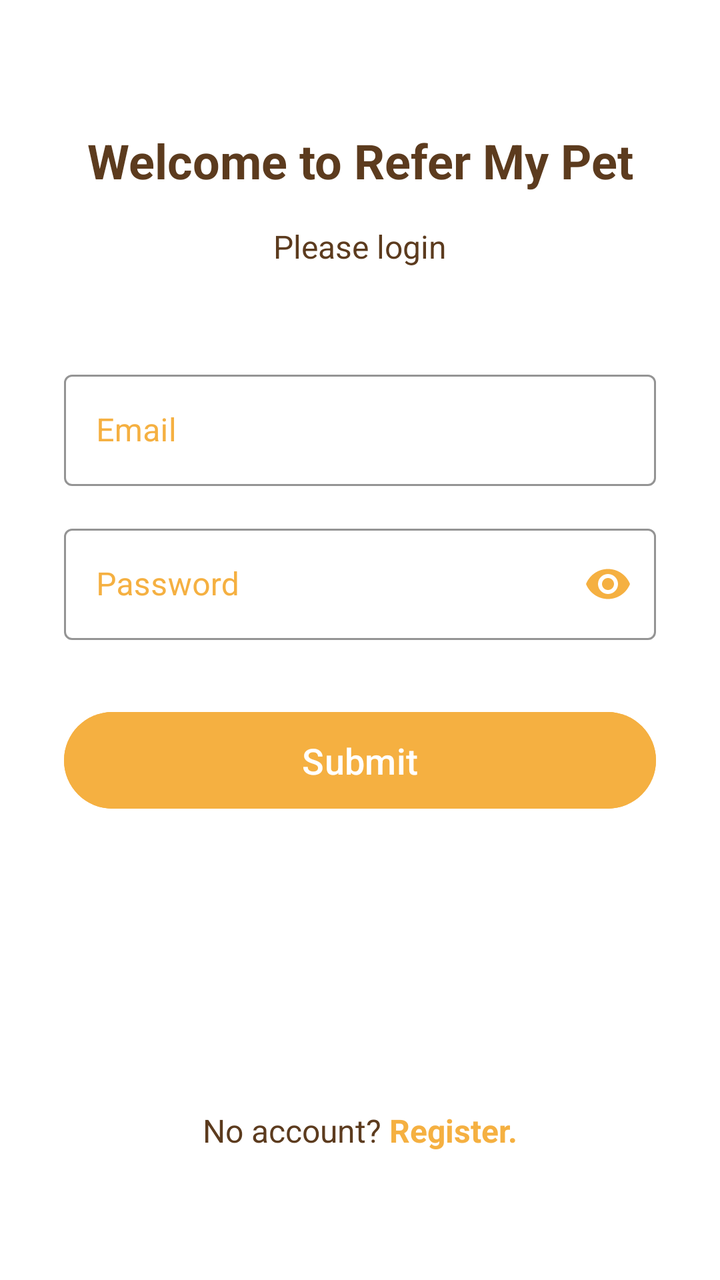
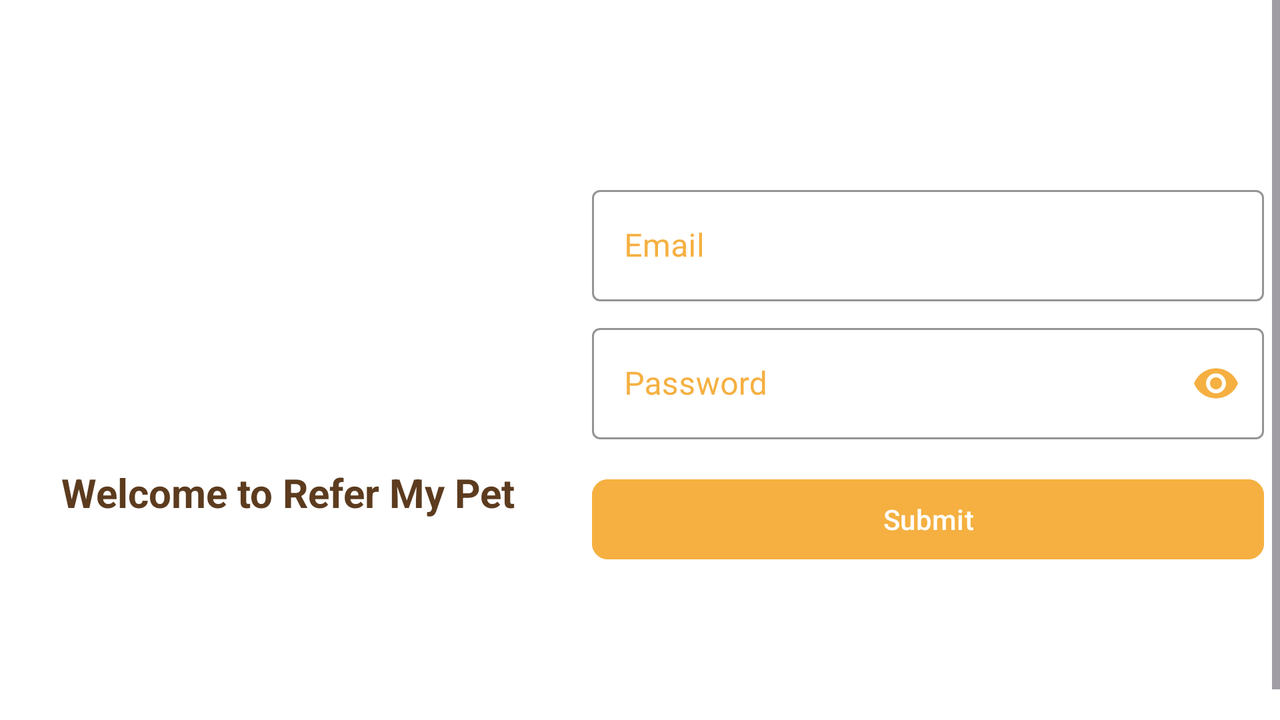

First picture: res/layout/ on a phone held upright. Second picture: the repository's own variant of that layout, on a device whose configuration matches the variant's folder. Source for both follows.
<!-- AndroidManifest.xml: application theme Theme.ReferMyPet -->
<!-- res/layout/activity_login.xml -->
<?xml version="1.0" encoding="utf-8"?>
<ScrollView
    xmlns:android="http://schemas.android.com/apk/res/android"
    xmlns:app="http://schemas.android.com/apk/res-auto"
    xmlns:tools="http://schemas.android.com/tools"
    android:id="@+id/main"
    android:layout_width="match_parent"
    android:layout_height="match_parent"
    android:background="@color/white"
    android:fillViewport="true">

    <androidx.constraintlayout.widget.ConstraintLayout
        android:layout_width="match_parent"
        android:layout_height="wrap_content"
        android:padding="@dimen/outer_padding"
        android:focusable="true"
        android:focusableInTouchMode="true"
        android:clickable="true"
        tools:context=".LoginActivity">

        <TextView
            android:id="@+id/welcome_text"
            android:layout_width="wrap_content"
            android:layout_height="wrap_content"
            android:text="@string/welcome"
            android:textSize="@dimen/text_size_title"
            android:textStyle="bold"
            android:textColor="@color/dark_brown"
            app:layout_constraintTop_toTopOf="parent"
            app:layout_constraintStart_toStartOf="parent"
            app:layout_constraintEnd_toEndOf="parent"
            android:layout_marginTop="@dimen/outer_padding" />

        <TextView
            android:id="@+id/login_prompt"
            android:layout_width="@dimen/zero"
            android:layout_height="wrap_content"
            android:text="@string/please_login"
            android:textSize="@dimen/text_size_default"
            android:textColor="@color/dark_brown"
            android:gravity="center"
            android:layout_marginTop="@dimen/margin_label"
            app:layout_constraintTop_toBottomOf="@id/welcome_text"
            app:layout_constraintStart_toStartOf="parent"
            app:layout_constraintEnd_toEndOf="parent" />

        <LinearLayout
            android:id="@+id/login_form_container"
            android:layout_width="0dp"
            android:layout_height="wrap_content"
            android:orientation="vertical"
            android:layout_marginTop="@dimen/margin_big"
            app:layout_constraintTop_toBottomOf="@id/login_prompt"
            app:layout_constraintStart_toStartOf="parent"
            app:layout_constraintEnd_toEndOf="parent"
            app:layout_constraintWidth_max="@dimen/max_input_width"
            app:layout_constraintHorizontal_bias="0.5">

            <com.google.android.material.textfield.TextInputLayout
                style="@style/PetInputLayout"
                android:layout_width="match_parent"
                android:layout_height="wrap_content"
                android:layout_marginBottom="@dimen/margin_label">

                <com.google.android.material.textfield.TextInputEditText
                    android:id="@+id/et_email"
                    android:layout_width="match_parent"
                    android:layout_height="wrap_content"
                    android:hint="@string/email"
                    android:inputType="textEmailAddress" />
            </com.google.android.material.textfield.TextInputLayout>

            <com.google.android.material.textfield.TextInputLayout
                style="@style/PetInputLayout"
                android:layout_width="match_parent"
                android:layout_height="wrap_content"
                app:passwordToggleEnabled="true"
                android:layout_marginBottom="@dimen/outer_padding">

                <com.google.android.material.textfield.TextInputEditText
                    android:id="@+id/et_password"
                    android:layout_width="match_parent"
                    android:layout_height="wrap_content"
                    android:hint="@string/password"
                    android:inputType="textPassword" />
            </com.google.android.material.textfield.TextInputLayout>

            <Button
                android:id="@+id/btn_login"
                android:layout_width="match_parent"
                android:layout_height="wrap_content"
                android:text="@string/submit"
                android:paddingVertical="@dimen/input_vertical_padding"
                android:textSize="@dimen/button_text_size"
                android:backgroundTint="@color/pet_gold"/>

        </LinearLayout>

        <ImageView
            android:id="@+id/app_logo"
            android:layout_width="120dp"
            android:layout_height="120dp"
            android:contentDescription="@string/refer_my_pet_logo"
            android:src="@drawable/dog_cat_light"
            app:layout_constraintBottom_toTopOf="@id/registration_chain"
            app:layout_constraintEnd_toEndOf="parent"
            app:layout_constraintStart_toStartOf="parent"
            app:layout_constraintTop_toBottomOf="@id/login_form_container" />

        <LinearLayout
            android:layout_width="wrap_content"
            android:layout_height="wrap_content"
            android:orientation="horizontal"
            android:id="@+id/registration_chain"
            app:layout_constraintBottom_toBottomOf="parent"
            app:layout_constraintStart_toStartOf="parent"
            app:layout_constraintEnd_toEndOf="parent"
            android:layout_marginBottom="32dp">

            <TextView
                android:layout_width="wrap_content"
                android:layout_height="wrap_content"
                android:text="@string/no_account"
                android:textSize="16sp"
                android:textColor="@color/dark_brown" />

            <TextView
                android:id="@+id/tv_register_link"
                android:layout_width="wrap_content"
                android:layout_height="wrap_content"
                android:text="@string/register"
                android:textColor="@color/pet_gold"
                android:textSize="16sp"
                android:textStyle="bold"
                android:clickable="true"
                android:focusable="true"
                />
        </LinearLayout>

    </androidx.constraintlayout.widget.ConstraintLayout>

</ScrollView>
<!-- resources referenced by this layout -->
<resources>
  <color name="dark_brown">#5C3B1E</color>
  <color name="pet_gold">#F5B041</color>
  <color name="white">#FFFFFFFF</color>
  <dimen name="button_text_size">18sp</dimen>
  <dimen name="input_vertical_padding">12dp</dimen>
  <dimen name="margin_big">48dp</dimen>
  <dimen name="margin_label">16dp</dimen>
  <dimen name="max_input_width">400dp</dimen>
  <dimen name="outer_padding">32dp</dimen>
  <dimen name="text_size_default">16sp</dimen>
  <dimen name="text_size_title">24sp</dimen>
  <dimen name="zero">0dp</dimen>
  <string name="email">Email</string>
  <string name="no_account">"No account? "</string>
  <string name="password">Password</string>
  <string name="please_login">Please login</string>
  <string name="refer_my_pet_logo">Refer My Pet Logo</string>
  <string name="register">Register.</string>
  <string name="submit">Submit</string>
  <string name="welcome">Welcome to Refer My Pet</string>
  <style name="PetInputLayout" parent="Widget.MaterialComponents.TextInputLayout.OutlinedBox">
          <item name="hintTextColor">@color/pet_gold</item>
          <item name="boxStrokeColor">@color/dark_brown</item>
          <item name="colorPrimary">@color/pet_gold</item>
          <item name="android:textColorHint">@color/pet_gold</item>
          <item name="passwordToggleTint">@color/pet_gold</item>
      </style>
  <style name="Theme.ReferMyPet" parent="Base.Theme.ReferMyPet" />
  <style name="Base.Theme.ReferMyPet" parent="Theme.Material3.DayNight.NoActionBar">
          
          
      </style>
</resources>
<!-- res/layout-land/activity_login.xml (the repository's variant of the layout above) -->
<!-- drawn on the phone turned sideways -->
<?xml version="1.0" encoding="utf-8"?>
<ScrollView
    xmlns:android="http://schemas.android.com/apk/res/android"
    xmlns:app="http://schemas.android.com/apk/res-auto"
    xmlns:tools="http://schemas.android.com/tools"
    android:id="@+id/main"
    android:layout_width="match_parent"
    android:layout_height="match_parent"
    android:background="@color/white"
    android:fillViewport="true">

    <androidx.constraintlayout.widget.ConstraintLayout
        android:layout_width="match_parent"
        android:layout_height="wrap_content"
        android:layout_margin="@dimen/margin_label"
        android:focusable="true"
        android:focusableInTouchMode="true"
        android:clickable="true">

        <androidx.constraintlayout.widget.Guideline
            android:id="@+id/guideline_vertical"
            android:layout_width="wrap_content"
            android:layout_height="wrap_content"
            android:orientation="vertical"
            app:layout_constraintGuide_percent="0.4" />

        <ImageView
            android:id="@+id/app_logo"
            android:layout_width="@dimen/landscape_center"
            android:layout_height="@dimen/landscape_center"
            android:src="@drawable/dog_cat_light"
            app:layout_constraintTop_toTopOf="parent"
            app:layout_constraintStart_toStartOf="parent"
            app:layout_constraintEnd_toStartOf="@+id/guideline_vertical"
            app:layout_constraintBottom_toTopOf="@+id/welcome_text"
            app:layout_constraintVertical_chainStyle="packed" />

        <TextView
            android:id="@+id/welcome_text"
            android:layout_width="@dimen/zero"
            android:layout_height="wrap_content"
            android:text="@string/welcome"
            android:textSize="@dimen/text_size_subtitle"
            android:textStyle="bold"
            android:textColor="@color/dark_brown"
            android:gravity="center"
            app:layout_constraintTop_toBottomOf="@id/app_logo"
            app:layout_constraintStart_toStartOf="parent"
            app:layout_constraintEnd_toStartOf="@+id/guideline_vertical"
            app:layout_constraintBottom_toBottomOf="parent" />

        <LinearLayout
            android:id="@+id/login_form_container"
            android:layout_width="@dimen/zero"
            android:layout_height="wrap_content"
            android:orientation="vertical"
            app:layout_constraintTop_toTopOf="parent"
            app:layout_constraintBottom_toTopOf="@+id/registration_chain"
            app:layout_constraintStart_toEndOf="@id/guideline_vertical"
            app:layout_constraintEnd_toEndOf="parent"
            android:paddingHorizontal="@dimen/padding_landscape">

            <com.google.android.material.textfield.TextInputLayout
                style="@style/PetInputLayout"
                android:layout_width="match_parent"
                android:layout_height="wrap_content"
                android:layout_marginBottom="@dimen/field_margin_bottom">
                <com.google.android.material.textfield.TextInputEditText
                    android:id="@+id/et_email"
                    android:layout_width="match_parent"
                    android:layout_height="wrap_content"
                    android:hint="@string/email"
                    android:inputType="textEmailAddress" />
            </com.google.android.material.textfield.TextInputLayout>

            <com.google.android.material.textfield.TextInputLayout
                style="@style/PetInputLayout"
                android:layout_width="match_parent"
                android:layout_height="wrap_content"
                app:passwordToggleEnabled="true"
                android:layout_marginBottom="@dimen/margin_label">
                <com.google.android.material.textfield.TextInputEditText
                    android:id="@+id/et_password"
                    android:layout_width="match_parent"
                    android:layout_height="wrap_content"
                    android:hint="@string/password"
                    android:inputType="textPassword" />
            </com.google.android.material.textfield.TextInputLayout>

            <Button
                android:id="@+id/btn_login"
                android:layout_width="match_parent"
                android:layout_height="wrap_content"
                android:text="@string/submit"
                android:backgroundTint="@color/pet_gold"
                app:cornerRadius="@dimen/button_corner_radius" />
        </LinearLayout>

        <LinearLayout
            android:id="@+id/registration_chain"
            android:layout_width="wrap_content"
            android:layout_height="wrap_content"
            android:orientation="horizontal"
            android:layout_marginTop="@dimen/margin_label"
            app:layout_constraintBottom_toBottomOf="parent"
            app:layout_constraintEnd_toEndOf="parent"
            app:layout_constraintStart_toEndOf="@id/guideline_vertical">

            <TextView
                android:layout_width="wrap_content"
                android:layout_height="wrap_content"
                android:text="@string/no_account"
                android:textColor="@color/dark_brown" />

            <TextView
                android:id="@+id/tv_register_link"
                android:layout_width="wrap_content"
                android:layout_height="wrap_content"
                android:text="@string/register"
                android:textColor="@color/pet_gold"
                android:layout_marginStart="@dimen/field_margin_bottom"
                android:textStyle="bold"
                android:clickable="true"
                android:focusable="true" />
        </LinearLayout>

    </androidx.constraintlayout.widget.ConstraintLayout>
</ScrollView>
<!-- resources referenced by the variant -->
<!-- as the phone turned sideways resolves them -->
<resources>
  <color name="dark_brown">#5C3B1E</color>
  <color name="pet_gold">#F5B041</color>
  <color name="white">#FFFFFFFF</color>
  <dimen name="button_corner_radius">8dp</dimen>
  <dimen name="field_margin_bottom">8dp</dimen>
  <dimen name="landscape_center">100dp</dimen>
  <dimen name="margin_label">16dp</dimen>
  <dimen name="padding_landscape">24dp</dimen>
  <dimen name="text_size_subtitle">20sp</dimen>
  <dimen name="zero">0dp</dimen>
  <string name="email">Email</string>
  <string name="no_account">"No account? "</string>
  <string name="password">Password</string>
  <string name="register">Register.</string>
  <string name="submit">Submit</string>
  <string name="welcome">Welcome to Refer My Pet</string>
  <style name="PetInputLayout" parent="Widget.MaterialComponents.TextInputLayout.OutlinedBox">
          <item name="hintTextColor">@color/pet_gold</item>
          <item name="boxStrokeColor">@color/dark_brown</item>
          <item name="colorPrimary">@color/pet_gold</item>
          <item name="android:textColorHint">@color/pet_gold</item>
          <item name="passwordToggleTint">@color/pet_gold</item>
      </style>
  <style name="Theme.ReferMyPet" parent="Base.Theme.ReferMyPet" />
  <style name="Base.Theme.ReferMyPet" parent="Theme.Material3.DayNight.NoActionBar">
          
          
      </style>
</resources>
